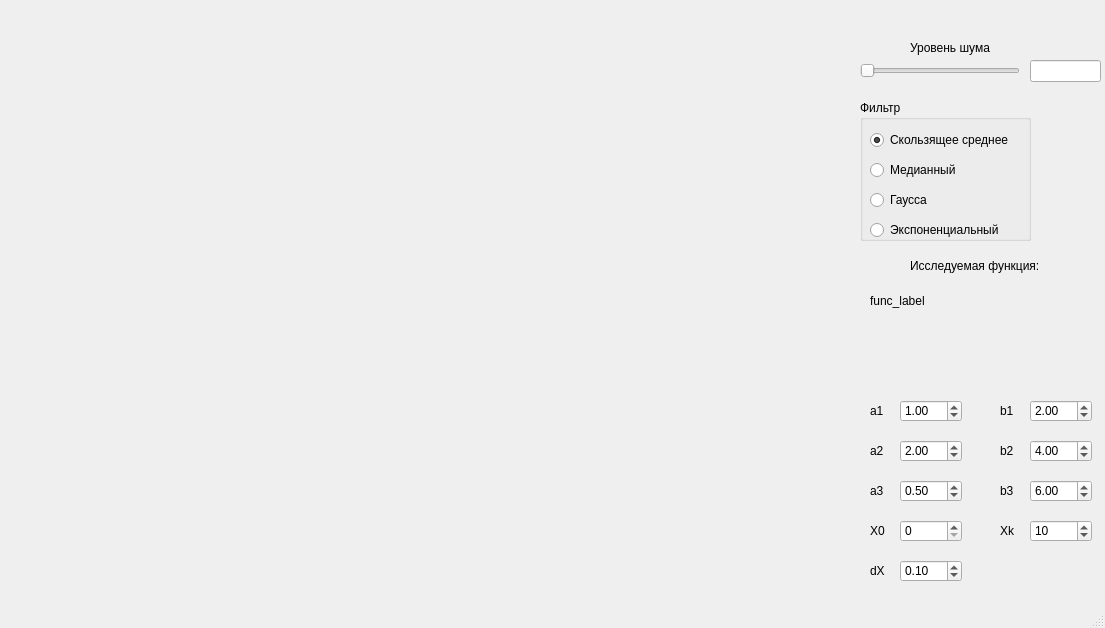
<?xml version="1.0" encoding="UTF-8"?>
<ui version="4.0">
 <class>MainWindow</class>
 <widget class="QMainWindow" name="MainWindow">
  <property name="geometry">
   <rect>
    <x>0</x>
    <y>0</y>
    <width>1105</width>
    <height>628</height>
   </rect>
  </property>
  <property name="windowTitle">
   <string>21-ВМз Халеев А.А. МиСОС Лаб1</string>
  </property>
  <widget class="QWidget" name="centralwidget">
   <widget class="QWidget" name="plot_area" native="true">
    <property name="geometry">
     <rect>
      <x>0</x>
      <y>0</y>
      <width>851</width>
      <height>601</height>
     </rect>
    </property>
   </widget>
   <widget class="QSlider" name="noise_slider">
    <property name="geometry">
     <rect>
      <x>860</x>
      <y>60</y>
      <width>160</width>
      <height>22</height>
     </rect>
    </property>
    <property name="maximum">
     <number>100</number>
    </property>
    <property name="singleStep">
     <number>0</number>
    </property>
    <property name="orientation">
     <enum>Qt::Horizontal</enum>
    </property>
   </widget>
   <widget class="QLabel" name="noise_label">
    <property name="geometry">
     <rect>
      <x>910</x>
      <y>40</y>
      <width>91</width>
      <height>16</height>
     </rect>
    </property>
    <property name="text">
     <string>Уровень шума</string>
    </property>
   </widget>
   <widget class="QLineEdit" name="noise_line">
    <property name="geometry">
     <rect>
      <x>1030</x>
      <y>60</y>
      <width>71</width>
      <height>22</height>
     </rect>
    </property>
   </widget>
   <widget class="QGroupBox" name="filter_box">
    <property name="geometry">
     <rect>
      <x>860</x>
      <y>100</y>
      <width>171</width>
      <height>141</height>
     </rect>
    </property>
    <property name="title">
     <string>Фильтр</string>
    </property>
    <widget class="QRadioButton" name="average_radio">
     <property name="geometry">
      <rect>
       <x>10</x>
       <y>30</y>
       <width>161</width>
       <height>20</height>
      </rect>
     </property>
     <property name="text">
      <string>Скользящее среднее</string>
     </property>
     <property name="checked">
      <bool>true</bool>
     </property>
    </widget>
    <widget class="QRadioButton" name="median_radio">
     <property name="enabled">
      <bool>true</bool>
     </property>
     <property name="geometry">
      <rect>
       <x>10</x>
       <y>60</y>
       <width>95</width>
       <height>20</height>
      </rect>
     </property>
     <property name="text">
      <string>Медианный</string>
     </property>
     <property name="checked">
      <bool>false</bool>
     </property>
    </widget>
    <widget class="QRadioButton" name="gausse_radio">
     <property name="geometry">
      <rect>
       <x>10</x>
       <y>90</y>
       <width>95</width>
       <height>20</height>
      </rect>
     </property>
     <property name="text">
      <string>Гаусса</string>
     </property>
    </widget>
    <widget class="QRadioButton" name="exp_radio">
     <property name="geometry">
      <rect>
       <x>10</x>
       <y>120</y>
       <width>151</width>
       <height>20</height>
      </rect>
     </property>
     <property name="text">
      <string>Экспоненциальный</string>
     </property>
    </widget>
   </widget>
   <widget class="QDoubleSpinBox" name="a1_spin">
    <property name="geometry">
     <rect>
      <x>900</x>
      <y>400</y>
      <width>62</width>
      <height>22</height>
     </rect>
    </property>
    <property name="singleStep">
     <double>0.010000000000000</double>
    </property>
    <property name="value">
     <double>1.000000000000000</double>
    </property>
   </widget>
   <widget class="QLabel" name="a1_label">
    <property name="geometry">
     <rect>
      <x>870</x>
      <y>400</y>
      <width>21</width>
      <height>21</height>
     </rect>
    </property>
    <property name="text">
     <string>a1</string>
    </property>
   </widget>
   <widget class="QLabel" name="a2_label">
    <property name="geometry">
     <rect>
      <x>870</x>
      <y>440</y>
      <width>21</width>
      <height>21</height>
     </rect>
    </property>
    <property name="text">
     <string>a2</string>
    </property>
   </widget>
   <widget class="QLabel" name="a3_label">
    <property name="geometry">
     <rect>
      <x>870</x>
      <y>480</y>
      <width>21</width>
      <height>21</height>
     </rect>
    </property>
    <property name="text">
     <string>a3</string>
    </property>
   </widget>
   <widget class="QLabel" name="b1_label">
    <property name="geometry">
     <rect>
      <x>1000</x>
      <y>400</y>
      <width>21</width>
      <height>21</height>
     </rect>
    </property>
    <property name="text">
     <string>b1</string>
    </property>
   </widget>
   <widget class="QLabel" name="b2_label">
    <property name="geometry">
     <rect>
      <x>1000</x>
      <y>440</y>
      <width>21</width>
      <height>21</height>
     </rect>
    </property>
    <property name="text">
     <string>b2</string>
    </property>
   </widget>
   <widget class="QLabel" name="b3_label">
    <property name="geometry">
     <rect>
      <x>1000</x>
      <y>480</y>
      <width>21</width>
      <height>21</height>
     </rect>
    </property>
    <property name="text">
     <string>b3</string>
    </property>
   </widget>
   <widget class="QLabel" name="x0_label">
    <property name="geometry">
     <rect>
      <x>870</x>
      <y>520</y>
      <width>21</width>
      <height>21</height>
     </rect>
    </property>
    <property name="text">
     <string>X0</string>
    </property>
   </widget>
   <widget class="QLabel" name="xk_label">
    <property name="geometry">
     <rect>
      <x>1000</x>
      <y>520</y>
      <width>21</width>
      <height>21</height>
     </rect>
    </property>
    <property name="text">
     <string>Xk</string>
    </property>
   </widget>
   <widget class="QLabel" name="dx_label">
    <property name="geometry">
     <rect>
      <x>870</x>
      <y>560</y>
      <width>21</width>
      <height>21</height>
     </rect>
    </property>
    <property name="text">
     <string>dX</string>
    </property>
   </widget>
   <widget class="QDoubleSpinBox" name="a2_spin">
    <property name="geometry">
     <rect>
      <x>900</x>
      <y>440</y>
      <width>62</width>
      <height>22</height>
     </rect>
    </property>
    <property name="singleStep">
     <double>0.010000000000000</double>
    </property>
    <property name="value">
     <double>2.000000000000000</double>
    </property>
   </widget>
   <widget class="QDoubleSpinBox" name="a3_spin">
    <property name="geometry">
     <rect>
      <x>900</x>
      <y>480</y>
      <width>62</width>
      <height>22</height>
     </rect>
    </property>
    <property name="singleStep">
     <double>0.010000000000000</double>
    </property>
    <property name="value">
     <double>0.500000000000000</double>
    </property>
   </widget>
   <widget class="QSpinBox" name="x0_spin">
    <property name="geometry">
     <rect>
      <x>900</x>
      <y>520</y>
      <width>62</width>
      <height>22</height>
     </rect>
    </property>
   </widget>
   <widget class="QDoubleSpinBox" name="dx_spin">
    <property name="geometry">
     <rect>
      <x>900</x>
      <y>560</y>
      <width>62</width>
      <height>22</height>
     </rect>
    </property>
    <property name="singleStep">
     <double>0.010000000000000</double>
    </property>
    <property name="value">
     <double>0.100000000000000</double>
    </property>
   </widget>
   <widget class="QDoubleSpinBox" name="b1_spin">
    <property name="geometry">
     <rect>
      <x>1030</x>
      <y>400</y>
      <width>62</width>
      <height>22</height>
     </rect>
    </property>
    <property name="singleStep">
     <double>0.010000000000000</double>
    </property>
    <property name="value">
     <double>2.000000000000000</double>
    </property>
   </widget>
   <widget class="QDoubleSpinBox" name="b2_spin">
    <property name="geometry">
     <rect>
      <x>1030</x>
      <y>440</y>
      <width>62</width>
      <height>22</height>
     </rect>
    </property>
    <property name="singleStep">
     <double>0.010000000000000</double>
    </property>
    <property name="value">
     <double>4.000000000000000</double>
    </property>
   </widget>
   <widget class="QDoubleSpinBox" name="b3_spin">
    <property name="geometry">
     <rect>
      <x>1030</x>
      <y>480</y>
      <width>62</width>
      <height>22</height>
     </rect>
    </property>
    <property name="singleStep">
     <double>0.010000000000000</double>
    </property>
    <property name="value">
     <double>6.000000000000000</double>
    </property>
   </widget>
   <widget class="QSpinBox" name="xk_spin">
    <property name="geometry">
     <rect>
      <x>1030</x>
      <y>520</y>
      <width>62</width>
      <height>22</height>
     </rect>
    </property>
    <property name="value">
     <number>10</number>
    </property>
   </widget>
   <widget class="QLabel" name="func_annotation_label">
    <property name="geometry">
     <rect>
      <x>910</x>
      <y>250</y>
      <width>151</width>
      <height>31</height>
     </rect>
    </property>
    <property name="text">
     <string>Исследуемая функция:</string>
    </property>
   </widget>
   <widget class="QLabel" name="func_label">
    <property name="geometry">
     <rect>
      <x>870</x>
      <y>290</y>
      <width>221</width>
      <height>21</height>
     </rect>
    </property>
    <property name="text">
     <string>func_label</string>
    </property>
   </widget>
  </widget>
  <widget class="QStatusBar" name="statusbar"/>
 </widget>
 <resources/>
 <connections/>
</ui>
